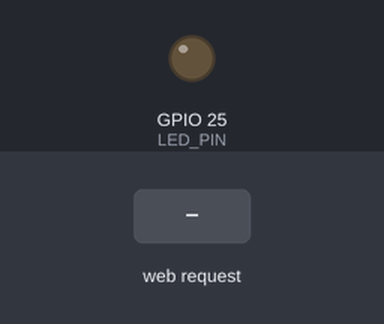
The sketch below on a simulated ESP32. On the bench: output pins drawn as LEDs (lit = HIGH). The inputs (shaded band) are chosen by the test bench. WiFi joins after 1.5 s; servers stay silent unless stated; what the sketch prints to the serial monitor is not drawn.

Above: at 2.7 s.
2.8 s: HTTP request GET /on received
At 3.8 s:
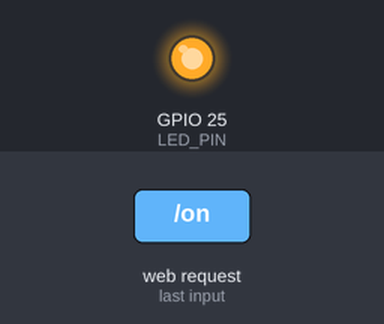
4.3 s: HTTP request GET /off received
At 4.9 s:
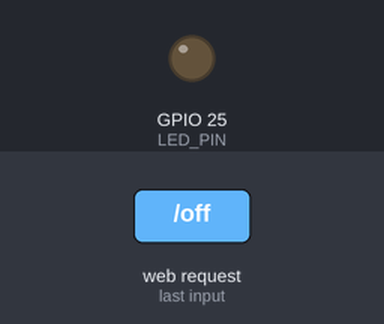
Timing chart, 0 to 7.3 s (numbered marks = the images above; inputs shaded):
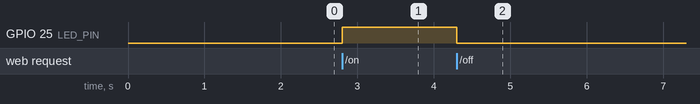

The sketch:

07_WiFi_ServidorWeb_ON_OFF.ino
```cpp
/***************************************************
  Proyecto: CANSAT - Servidor Web ON/OFF (ESP32)
  Versión: v1.0 - 27/10/2025
  Autor: Equipo CANSAT
  Centro: IES Gonzalo Torrente Ballester (Salamanca)

  Descripción:
  La ESP32 se conecta a una red WiFi y levanta un servidor web
  en el puerto 80 que permite encender y apagar un LED mediante
  botones desde un navegador web.

  Licencia: MIT
***************************************************/

#include <WiFi.h>
#include <WebServer.h>

const char* ssid     = "TU_SSID";
const char* password = "TU_PASSWORD";

const int LED_PIN = 25;  // LED en GPI25
WebServer server(80);

// Plantilla HTML en flash (PROGMEM)
const char INDEX_HTML[] PROGMEM = R"HTML(
<!DOCTYPE html><html><head><meta charset='utf-8'>
<title>ESP32 WebServer</title>
<style>
  body{font-family:Arial;margin:2em}
  button{padding:1em;margin:.5em;font-size:1.2em}
  .estado{font-weight:bold}
</style>
</head><body>
  <h2>Servidor Web en ESP32</h2>
  <p>LED en GPIO2: <span class="estado">%STATE%</span></p>
  <p>
    <a href="/on"><button>Encender</button></a>
    <a href="/off"><button>Apagar</button></a>
  </p>
</body></html>
)HTML";

// Genera la página reemplazando %STATE% por el estado real del LED
String html() {
  String s = FPSTR(INDEX_HTML); // copia desde PROGMEM a String
  s.replace("%STATE%", digitalRead(LED_PIN) ? "ENCENDIDO" : "APAGADO");
  return s;
}

void handleRoot() { server.send(200, "text/html", html()); }
void handleOn()   { digitalWrite(LED_PIN, HIGH); server.sendHeader("Location", "/"); server.send(303); }
void handleOff()  { digitalWrite(LED_PIN, LOW);  server.sendHeader("Location", "/"); server.send(303); }

void setup() {
  pinMode(LED_PIN, OUTPUT);
  digitalWrite(LED_PIN, LOW);

  Serial.begin(115200);
  Serial.print("Conectando a WiFi");
  WiFi.begin(ssid, password);
  while (WiFi.status() != WL_CONNECTED) { delay(500); Serial.print("."); }
  Serial.println("\n✅ Conectado a WiFi");
  Serial.print("IP local: "); Serial.println(WiFi.localIP());

  server.on("/", handleRoot);
  server.on("/on", handleOn);
  server.on("/off", handleOff);
  server.begin();
  Serial.println("Servidor web iniciado en puerto 80");
}

void loop() {
  server.handleClient();
}
```

Measured:
- after the input at 2.8 s, GPIO 25 (LED_PIN): LOW → HIGH at once
- after the input at 4.3 s, GPIO 25 (LED_PIN): HIGH → LOW at once
